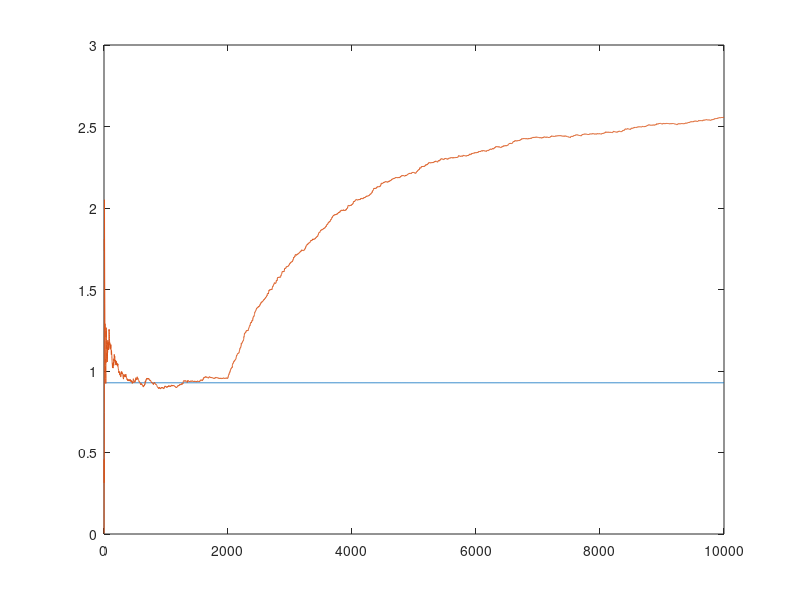

The MATLAB source for this figure:
clear

n = 3;
m = 1;
p = 1;

A = rand(n);
B = rand(n,m);
C = rand(p,n);
K = dlqr(A,B,eye(n),eye(m));
A = A-B*K;

Q = diag(rand(n,1));
R = diag(rand(p,1));
[L,P] = dlqr(A',C',Q,R);
L = L';
S = C*P*C' + R;

x = zeros(n,1);
xhat = x;
y = C*x;
z = y - C*xhat;
S_store = [];
Se_store = [];

r = 10000;
t = 0;
dr = r/5;
Q2 = 10*diag(rand(n,1));
for i = 1:r
    if i >= dr
        Q = Q2;
    end
    w = mvnrnd(zeros(n,1),Q)';
    v = mvnrnd(zeros(p,1),R)';
    x = A*x + w;
    y = C*x + v;
    z = [z ; (y - C*xhat)'];
    xhat = A*xhat + L*(y - C*A*xhat);
    if i > t
        Se = cov(z);
        S_store = [S_store ; S];
        Se_store = [Se_store ; Se];
    end
end

figure(1); plot(1:r-t,[S_store, Se_store]);
